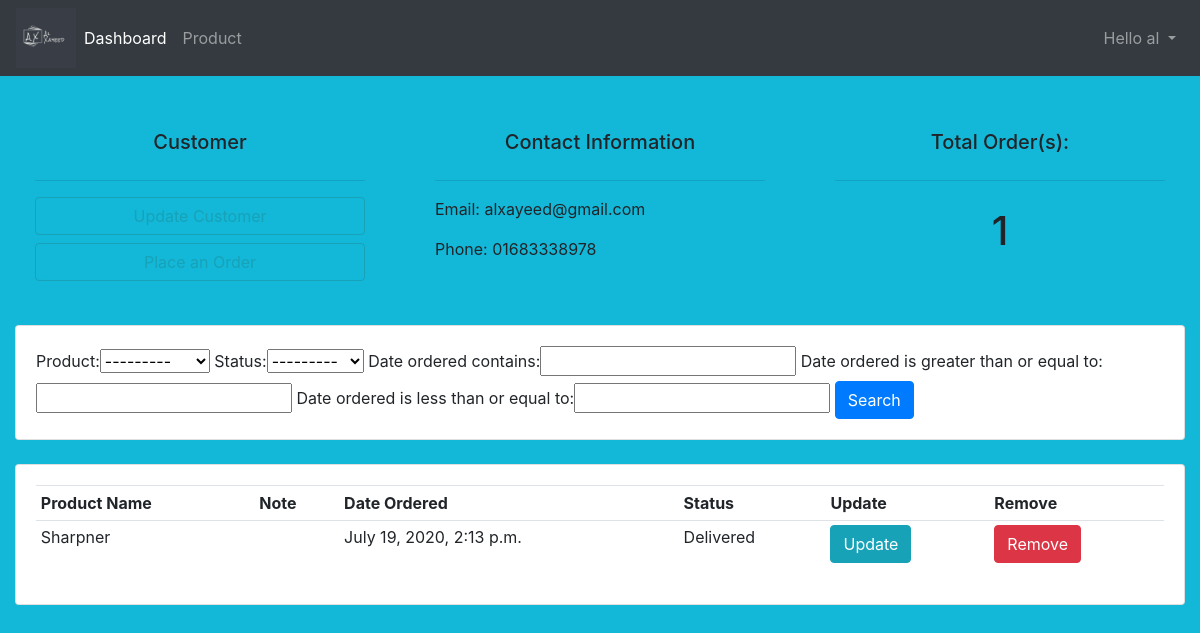
Page /customer/1/ (signed in) on the earlier database version.
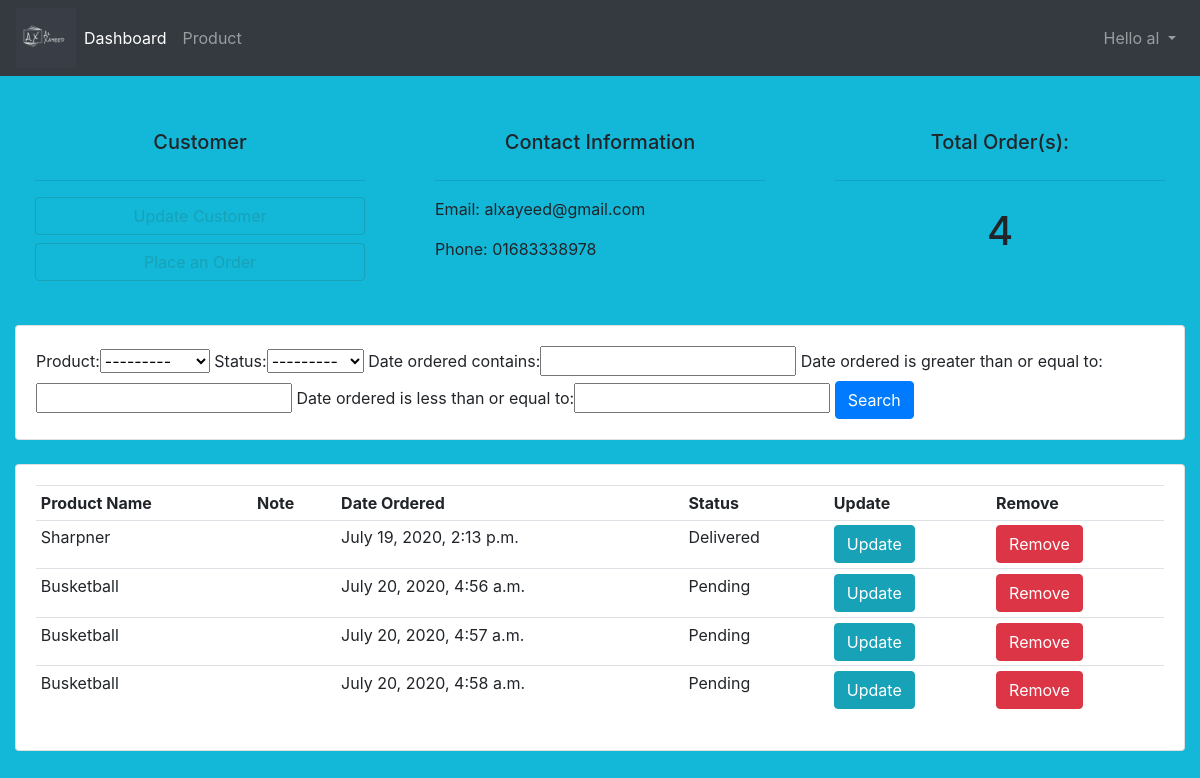
Same page on the later database version.
### accounts/models.py (models this page shows, shortened)
class Order(models.Model):
    STATUS = (
        ('Pending', 'Pending'),
        ('Out of Stock', 'Stock Out'),
        ('Delivered', 'Delivered'),
    )
    customer = models.ForeignKey(Customer,null=True, on_delete=models.CASCADE) #Order will be deleted if the customer is deleted
    product = models.ForeignKey(Product, null=True,on_delete=models.SET_NULL) #if the Product is deleted,order will remain same with a null value for product
    date_ordered = models.DateTimeField(auto_now_add=True, null=True)
    status = models.CharField(max_length=50, null=True, choices=STATUS)
    note = models.CharField(max_length=500, null=True)

class Product(models.Model):
    CATAGORY = (
        ('Indoor', 'Indoor'),
        ('Outdoor', 'Out door')
    )
    name = models.CharField(max_length=100, null=True)
    price = models.FloatField(null=True)
    catagory = models.CharField(max_length=100, choices=CATAGORY, null=True)
    description = models.CharField(max_length=200, null=True)
    date_created = models.DateTimeField(auto_now_add=True)
    tags = models.ManyToManyField(Tag)
    def __str__(self):
        return self.name

### accounts/views.py (the view)
# urls.py: path('customer/<int:pk>/', customer, name='customer'),
@login_required(login_url='login')
def customer(request, pk):
    customer = Customer.objects.get(id=pk)
    orders = customer.order_set.all()
    total_order = customer.order_set.all().count()
    myFilter = OrderFilter(request.GET, queryset=orders)
    orders = myFilter.qs
    context = {'customer': customer, 'orders': orders, 'total_order': total_order, 'myFilter': myFilter }
    return render(request, 'accounts/customer.html', context)

### accounts/templates/accounts/customer.html (shortened to what this page needs)
{% extends 'accounts/base.html' %}
{% block content %}
    <br>
<div class="row">
                <div class="col-md">
                    <div class="card-body">
                        <h5 style="text-align: center; padding: 10px;">Customer</h5>
                        <hr>
                        <a class="btn btn-outline-info btn-sm- btn-block" href="">Update Customer</a>
                        <a class="btn btn-outline-info btn-sm- btn-block" href="{% url 'create_order' customer.id %}">Place an Order</a>
                    </div>
                </div>
                <div class="col-md">
                    <div class="card-body">
                        <h5 style="text-align: center; padding: 10px;">Contact Information</h5>
                        <hr>
                        <p>Email: {{ customer.email }}</p>
                        <p>Phone: {{ customer.phone}}</p>
                    </div>
                </div>
                <div class="col-md">
                    <div class="card-body">
                        <h5 style="text-align: center; padding: 10px;">Total Order(s):</h5>
                        <hr>
                        <h1 style="text-align: center; padding: 10px;">{{ total_order }}</h1>
                    </div>
                </div>
</div>
    <br>
    <div class="row">
        <div class="col">
            <div class="card card-body">
                <form method="GET">
                    {{ myFilter.form }}
                    <button class="btn btn-primary" type="submit">Search</button>
                </form>
            </div>
        </div>
    </div>
    <br>
    <div class="row">
        <div class="col-md">
            <div class="card card-body">
                <table class="table table-sm">
                    <tr>
                        <th>Product Name</th>
                        <th>Note</th>
                        <th>Date Ordered</th>
                        <th>Status</th>
                        <th>Update</th>
                        <th>Remove</th>
                    </tr>
                    {% for order in orders %}
                    <tr>
                        <td>{{order.product.name}}</td>
                        <td>{{order.product.note}}</td>
                        <td>{{order.date_ordered}}</td>
                        <td>{{order.status}}</td>
                        <td><a class="btn btn-info" href="{% url 'update_order' order.id%}"> Update</td>
                            <td><a class="btn btn-danger" href="{% url 'delete_order' order.id %}"> Remove</td>
                    </tr>
                    {% endfor %}
                </table>
            </div>
        </div>
    </div>
{% endblock %}

Differences in the rows shown:
added Order: product.name "Busketball", date_ordered "July 20, 2020, 4:56 a.m.", status "Pending"
added Order: product.name "Busketball", date_ordered "July 20, 2020, 4:57 a.m.", status "Pending"
added Order: product.name "Busketball", date_ordered "July 20, 2020, 4:58 a.m.", status "Pending"
Other differences:
{{ total_order }}: "1" → "4"
